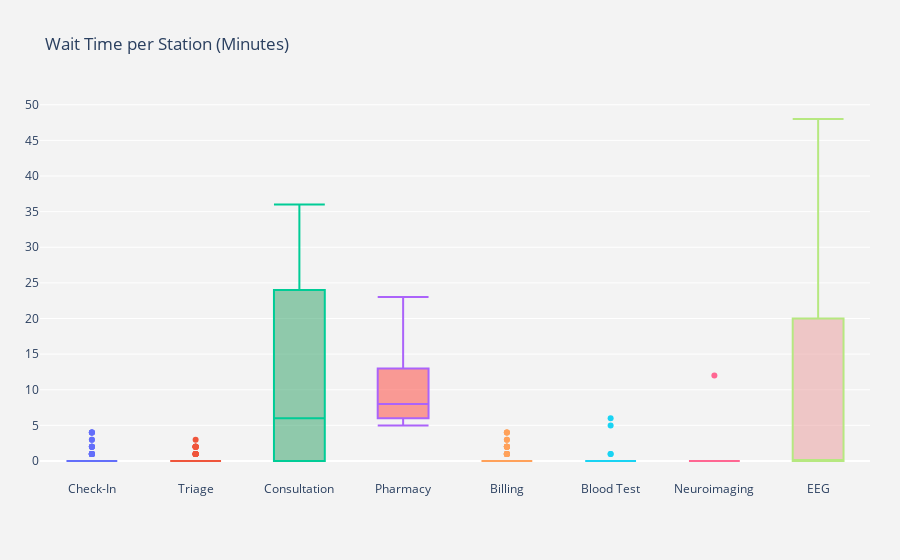

The notebook cell saved with this chart:
### Markdown cell above
### 📦 Box Plot: Wait Time per Station

This box plot visualizes the **distribution of wait times** (in minutes) across key clinical stations:  
**Check-In, Triage, Consultation, Diagnostic Tests (Blood Test, Neuroimaging, EEG), Pharmacy,** and **Billing**.

- Each box represents the **median**, **interquartile range (Q1–Q3)**, and **outliers**.
- Diagnostic tests include only patients routed to those tests.
- Helps identify wait-time-intensive stages and variability across stations.

### Code cell
# 1. Box plot: Wait Time per Station
wait_df = pd.DataFrame({
    'Check-In': patients_df['CheckInWaitMin'],
    'Triage': patients_df['TriageWaitMin'],
    'Consultation': patients_df['ConsultationWaitMin'],
    'Pharmacy': patients_df['PharmacyWaitMin'],
    'Billing': patients_df['BillingWaitMin']
})
for test in ['Blood Test', 'Neuroimaging', 'EEG']:
    mask = patients_df['DiagnosticTests'] == test
    wait_df[test] = np.where(mask, patients_df['TestWaitMin'], np.nan)

# 2. Plotly box plot figure
colors = [
    'rgba(93, 164, 214, 0.5)',      # Check-In
    'rgba(255, 144, 14, 0.5)',      # Triage
    'rgba(44, 160, 101, 0.5)',      # Consultation
    'rgba(255, 65, 54, 0.5)',       # Pharmacy
    'rgba(207, 114, 255, 0.5)',     # Billing
    'rgba(127, 96, 0, 0.5)',        # Blood Test
    'rgba(127, 166, 238, 0.5)',     # Neuroimaging
    'rgba(234, 153, 153, 0.5)'      # EEG
]

fig = go.Figure()

# 3. Add traces
for col, color in zip(wait_df.columns, colors):
    fig.add_trace(go.Box(
        y=wait_df[col],
        name=col,
        whiskerwidth=1,
        fillcolor=color,
        line_width=2
    ))

# 4. Update layout
fig.update_layout(
    title=dict(text='Wait Time per Station (Minutes)'),
    yaxis=dict(
        autorange=True,
        showgrid=True,
        zeroline=True,
        dtick=5,
        gridcolor='rgb(255, 255, 255)',
        gridwidth=1,
        zerolinecolor='rgb(255, 255, 255)',
        zerolinewidth=2,
    ),
    margin=dict(l=40, r=30, b=80, t=100),
    paper_bgcolor='rgb(243, 243, 243)',
    plot_bgcolor='rgb(243, 243, 243)',
    showlegend=False
)

fig.show()

### Figure 1 — Plotly figure (JSON) as saved in the notebook; plotly's stock layout.template omitted (floating-point values rounded to 4 significant figures)
{"data": [{"fillcolor": "rgba(93, 164, 214, 0.5)", "line": {"width": 2}, "name": "Check-In", "type": "box", "whiskerwidth": 1, "y": [0, 0, 0, 0, 0, 0, 0, 0, 0, 0, 0, 0, 0, 0, 0, 0, 0, 0, 1, 3, 4, 3, 0, 0, 0, 0, 1, 1, 0, 0, 0, 0, 0, 0, 0, 0, 0, 0, 0, 1, 1, 2, 0, 0, 0, 1, 1, 0, 0, 1, 0, 0, 2, 0, 0, 0, 0, 0, 0, 2, 4, 4, 0, 0, 0, 0, 0, 0, 0, 0, 0, 0, 0, 1, 1, 0, 0, 0, 2, 0, 2, 4, 0, 0, 0, 0, 0, 0, 0, 0, 0, 0, 0, 0, 1, 1, 0, 0, 0, 0]}, {"fillcolor": "rgba(255, 144, 14, 0.5)", "line": {"width": 2}, "name": "Triage", "type": "box", "whiskerwidth": 1, "y": [0, 0, 0, 0, 0, 0, 0, 0, 0, 0, 0, 0, 0, 2, 0, 0, 0, 0, 0, 0, 0, 1, 1, 1, 0, 0, 0, 0, 0, 0, 0, 0, 2, 2, 2, 0, 0, 0, 0, 0, 0, 0, 2, 1, 0, 0, 2, 0, 0, 1, 1, 0, 0, 0, 0, 0, 0, 0, 0, 0, 0, 0, 0, 0, 0, 2, 0, 0, 0, 0, 0, 0, 2, 1, 3, 0, 0, 0, 0, 0, 0, 0, 0, 0, 0, 0, 0, 0, 0, 0, 0, 0, 0, 0, 1, 1, 0, 0, 0, 0]}, {"fillcolor": "rgba(44, 160, 101, 0.5)", "line": {"width": 2}, "name": "Consultation", "type": "box", "whiskerwidth": 1, "y": [0, 0, 0, 0, 0, 0, 0, 0, 0, 0, 0, 0, 0, 0, 0, 0, 0, 0, 0, 0, 0, 1, 7, 5, 10, 10, 2, 12, 5, 12, 7, 9, 12, 10, 17, 15, 27, 24, 23, 5, 19, 1, 31, 0, 27, 30, 33, 32, 2, 30, 30, 31, 1, 31, 1, 17, 18, 16, 20, 18, 21, 24, 24, 21, 24, 22, 3, 28, 29, 28, 22, 30, 29, 36, 4, 28, 28, 32, 36, 26, 26, 24, 15, 5, 0, 0, 0, 0, 0, 0, 0, 0, 0, 0, 2, 0, 0, 0, 0, 0]}, {"fillcolor": "rgba(255, 65, 54, 0.5)", "line": {"width": 2}, "name": "Pharmacy", "type": "box", "whiskerwidth": 1, "y": [6, 6, 6, 7, 6, 6, 6, 6, 5, 6, 6, 6, 6, 9, 13, 6, 15, 6, 5, 8, 9, 6, 19, 13, 6, 6, 10, 11, 8, 12, 13, 14, 14, 9, 10, 8, 14, 16, 15, 23, 14, 15, 12, 19, 9, 14, 6, 12, 14, 8, 11, 7, 14, 11, 15, 11, 9, 7, 6, 6, 12, 12, 9, 6, 13, 10, 12, 8, 5, 7, 6, 13, 16, 6, 8, 12, 5, 15, 7, 13, 9, 15, 6, 6, 6, 6, 6, 7, 6, 7, 5, 6, 14, 13, 12, 15, 8, 6, 6, 7]}, {"fillcolor": "rgba(207, 114, 255, 0.5)", "line": {"width": 2}, "name": "Billing", "type": "box", "whiskerwidth": 1, "y": [0, 0, 0, 0, 0, 0, 0, 0, 0, 0, 1, 0, 0, 0, 0, 4, 0, 0, 0, 1, 1, 0, 0, 0, 0, 0, 0, 0, 1, 0, 0, 0, 0, 3, 0, 2, 0, 0, 1, 4, 1, 4, 0, 0, 0, 0, 0, 0, 3, 0, 0, 1, 0, 0, 0, 0, 0, 0, 0, 0, 0, 0, 0, 0, 2, 0, 0, 0, 0, 0, 0, 2, 0, 0, 0, 0, 2, 0, 0, 0, 1, 0, 0, 0, 0, 0, 0, 0, 0, 0, 2, 0, 0, 0, 2, 0, 0, 2, 0, 0]}, {"fillcolor": "rgba(127, 96, 0, 0.5)", "line": {"width": 2}, "name": "Blood Test", "type": "box", "whiskerwidth": 1, "y": [NaN, NaN, NaN, NaN, 0.0, 0.0, 1.0, NaN, NaN, NaN, 0.0, NaN, NaN, NaN, 0.0, 0.0, NaN, NaN, NaN, NaN, NaN, 0.0, NaN, NaN, NaN, NaN, 0.0, NaN, NaN, 0.0, NaN, 0.0, 6.0, NaN, NaN, NaN, NaN, 0.0, NaN, NaN, 0.0, NaN, 0.0, NaN, NaN, NaN, NaN, NaN, NaN, 0.0, NaN, NaN, NaN, NaN, NaN, NaN, 0.0, 0.0, 5.0, NaN, NaN, NaN, NaN, NaN, NaN, NaN, 1.0, NaN, 0.0, NaN, NaN, 0.0, 0.0, NaN, NaN, NaN, NaN, 0.0, NaN, 0.0, NaN, NaN, NaN, 0.0, NaN, NaN, NaN, NaN, NaN, NaN, 0.0, NaN, NaN, NaN, NaN, NaN, NaN, NaN, 0.0, 0.0]}, {"fillcolor": "rgba(127, 166, 238, 0.5)", "line": {"width": 2}, "name": "Neuroimaging", "type": "box", "whiskerwidth": 1, "y": [NaN, NaN, NaN, NaN, NaN, NaN, NaN, NaN, NaN, NaN, NaN, NaN, NaN, 0.0, NaN, NaN, NaN, NaN, NaN, 0.0, NaN, NaN, 12.0, NaN, NaN, NaN, NaN, NaN, NaN, NaN, NaN, NaN, NaN, NaN, NaN, NaN, NaN, NaN, NaN, NaN, NaN, NaN, NaN, NaN, 0.0, NaN, NaN, NaN, NaN, NaN, NaN, NaN, NaN, NaN, NaN, NaN, NaN, NaN, NaN, NaN, NaN, 0.0, NaN, NaN, 0.0, NaN, NaN, NaN, NaN, NaN, NaN, NaN, NaN, NaN, NaN, NaN, NaN, NaN, NaN, NaN, NaN, NaN, NaN, NaN, NaN, NaN, NaN, NaN, NaN, NaN, NaN, NaN, NaN, NaN, NaN, NaN, NaN, NaN, NaN, NaN]}, {"fillcolor": "rgba(234, 153, 153, 0.5)", "line": {"width": 2}, "name": "EEG", "type": "box", "whiskerwidth": 1, "y": [0.0, NaN, NaN, NaN, NaN, NaN, NaN, NaN, NaN, NaN, NaN, NaN, NaN, NaN, NaN, NaN, 0.0, NaN, NaN, NaN, NaN, NaN, NaN, 0.0, NaN, NaN, NaN, NaN, NaN, NaN, NaN, NaN, NaN, NaN, NaN, NaN, 0.0, NaN, NaN, NaN, NaN, NaN, NaN, NaN, NaN, NaN, 0.0, NaN, NaN, NaN, NaN, NaN, NaN, NaN, NaN, NaN, NaN, NaN, NaN, 0.0, 9.0, NaN, NaN, 34.0, NaN, NaN, NaN, NaN, NaN, NaN, NaN, NaN, NaN, NaN, NaN, NaN, NaN, NaN, 0.0, NaN, NaN, NaN, 20.0, NaN, 20.0, 48.0, NaN, NaN, NaN, NaN, NaN, NaN, NaN, NaN, NaN, NaN, NaN, NaN, NaN, NaN]}], "layout": {"margin": {"b": 80, "l": 40, "r": 30, "t": 100}, "paper_bgcolor": "rgb(243, 243, 243)", "plot_bgcolor": "rgb(243, 243, 243)", "showlegend": false, "title": {"text": "Wait Time per Station (Minutes)"}, "yaxis": {"autorange": true, "dtick": 5, "gridcolor": "rgb(255, 255, 255)", "gridwidth": 1, "showgrid": true, "zeroline": true, "zerolinecolor": "rgb(255, 255, 255)", "zerolinewidth": 2}}}
